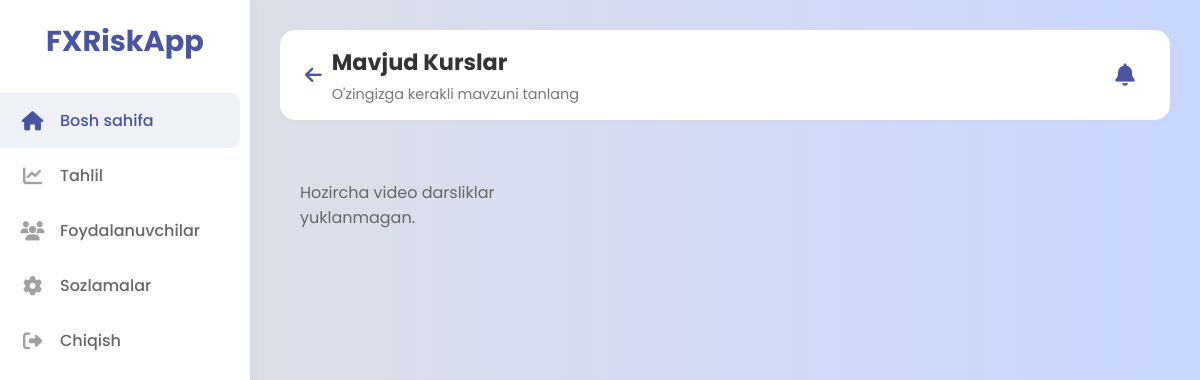
The page /videos/ (signed in) on the database as committed earlier.
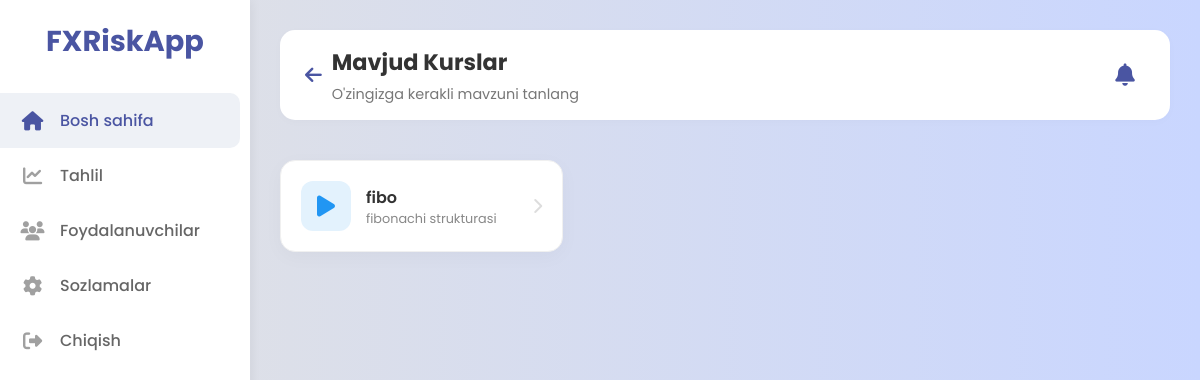
The same page on the database as committed later.
### frxapp/models.py (models this page shows, shortened)
class Course(models.Model):
    title = models.CharField(max_length=200, verbose_name="Kurs nomi")
    description = models.TextField(verbose_name="Tavsif")
    is_active = models.BooleanField(default=True, verbose_name="Aktiv")
    class Meta:
        verbose_name = "Kurs"
        verbose_name_plural = "1. Kurslar"

### frxapp/views.py (the view)
# urls.py: path('videos/', views.video_lessons_view, name='video_lessons'),
@login_required(login_url='login_register')
def video_lessons_view(request):
    courses = Course.objects.filter(is_active=True)
    context = {
        'courses': courses
    }
    return render(request, 'video_lessons.html', context)

### templates/video_lessons.html (shortened to what this page needs)
{% extends 'base.html' %}
{% block content %}
        <main class="main-content">
            <header class="top-bar">
                <div class="welcome-text" style="display: flex; align-items: center; gap: 10px;">
                    <a href="{% url 'dashboard' %}" style="font-size: 1.2rem; color: #4a55a2;"><i class="fas fa-arrow-left"></i></a>
                    <div>
                        <h2>Mavjud Kurslar</h2>
                        <p>O'zingizga kerakli mavzuni tanlang</p>
                    </div>
                </div>
                <div class="user-info">
                    <div class="notification-box">
                        <i class="fas fa-bell"></i>
                    </div>
                </div>
            </header>
            <section class="modules-section">
                <div class="modules-grid">
                    {% for course in courses %}
                    <a href="#" class="module-card blue">
                        <div class="icon-box">
                            <i class="fas fa-play"></i>
                        </div>
                        <div class="card-info">
                            <h4>{{ course.title }}</h4>
                            <p>{{ course.description|truncatewords:5 }}</p>
                        </div>
                        <div class="arrow-icon">
                            <i class="fas fa-chevron-right"></i>
                        </div>
                    </a>
                    {% empty %}
                    <p style="color: #666; padding: 20px;">Hozircha video darsliklar yuklanmagan.</p>
                    {% endfor %}
                </div>
            </section>
        </main>
{% endblock content %}

### templates/base.html (shortened to what this page needs)
{% load static %}
{% block header %}
<!DOCTYPE html>
<html lang="uz">
<head>
    <link rel="stylesheet" href="https://cdnjs.cloudflare.com/ajax/libs/font-awesome/6.4.0/css/all.min.css">
    <link rel="stylesheet" href="{% static 'css/style.css' %}">
    <link rel="stylesheet" href="{% static 'css/dashboard.css' %}">
</head>
<body>
    <div class="dashboard-wrapper">
        <aside class="sidebar">
            <div class="logo">FXRiskApp</div>
            <nav class="main-nav">
                <ul>
                    <li class="active"><a href="#"><i class="fas fa-home"></i> Bosh sahifa</a></li>
                    <li><a href="#"><i class="fas fa-chart-line"></i> Tahlil</a></li>
                    <li><a href="#"><i class="fas fa-users"></i> Foydalanuvchilar</a></li>
                    <li><a href="#"><i class="fas fa-cog"></i> Sozlamalar</a></li>
                    <li><a href="#"><i class="fas fa-sign-out-alt"></i> Chiqish</a></li>
                </ul>
            </nav>
        </aside>
{% endblock header%}
{% block content %}
{% endblock content %}
{% block footer %}
    </div>
</body>
</html>
{% endblock footer %}

### conf/static/css/style.css (style rules this page uses)
* { margin: 0; padding: 0; box-sizing: border-box; font-family: "Poppins", sans-serif; text-decoration: none; list-style: none; }
body { display: flex; justify-content: center; align-items: center; min-height: 100vh; background: linear-gradient(90deg, #e2e2e2, #c9d6ff); }

### conf/static/css/dashboard.css (style rules this page uses)
* { margin: 0; padding: 0; box-sizing: border-box; font-family: 'Poppins', sans-serif; }
body { background-color: #f7f9fc; overflow-x: hidden; }
.dashboard-wrapper { display: flex; min-height: 100vh; width: 100%; }
.sidebar { width: 250px; background-color: #ffffff; box-shadow: 2px 0 10px rgba(0, 0, 0, 0.05); padding: 20px 0; display: flex; flex-direction: column; position: fixed; top: 0; left: 0; height: 100vh; z-index: 1000; }
.logo { font-size: 1.8rem; font-weight: 700; color: #4a55a2; padding: 0 20px 30px; text-align: center; }
.main-nav ul { list-style: none; }
.main-nav li a { display: flex; align-items: center; padding: 15px 20px; color: #666; text-decoration: none; font-size: 1rem; font-weight: 500; transition: 0.3s; border-radius: 0 10px 10px 0; margin-right: 10px; }
.main-nav li a i { margin-right: 15px; font-size: 1.2rem; width: 25px; text-align: center; color: #a0a0a0; }
.main-nav li.active a { background-color: #eef1f6; color: #4a55a2; }
.main-nav li.active a i { color: #4a55a2; }
.main-content { flex-grow: 1; padding: 30px; margin-left: 250px; width: calc(100% - 250px); }
.top-bar { display: flex; justify-content: space-between; align-items: center; background: #fff; padding: 15px 25px; border-radius: 15px; box-shadow: 0 2px 10px rgba(0,0,0,0.02); margin-bottom: 30px; min-height: 80px; }
.welcome-text h2 { font-size: 1.4rem; color: #333; font-weight: 700; margin: 0; }
.welcome-text p { color: #777; font-size: 0.9rem; margin-top: 5px; display: block; }
.user-info { display: flex; align-items: center; gap: 15px; color: #666; }
.notification-box { display: flex; align-items: center; justify-content: center; width: 40px; height: 40px; border-radius: 50%; transition: 0.3s; }
.notification-box i { font-size: 1.4rem; color: #4a55a2; cursor: pointer; }
.modules-section { padding-top: 10px; }
.modules-grid { display: grid; grid-template-columns: repeat(auto-fill, minmax(280px, 1fr)); gap: 20px; }
.module-card { background: #fff; border-radius: 15px; padding: 20px; display: flex; align-items: center; text-decoration: none; box-shadow: 0 5px 20px rgba(0,0,0,0.03); border: 1px solid #f0f0f0; transition: transform 0.3s ease; }
.icon-box { width: 50px; height: 50px; border-radius: 12px; display: flex; justify-content: center; align-items: center; font-size: 1.5rem; margin-right: 15px; flex-shrink: 0; }
.module-card.blue .icon-box { background: #e3f2fd; color: #2196f3; }
.card-info h4 { font-size: 1rem; color: #333; font-weight: 600; }
.card-info p { font-size: 0.8rem; color: #888; }
.arrow-icon { margin-left: auto; color: #ddd; }

Rows that differ between the two databases and show on the page:
added Course: title "fibo", description "fibonachi strukturasi"
Other text that changed with them:
text no longer shown: "Hozircha video darsliklar yuklanmagan."
